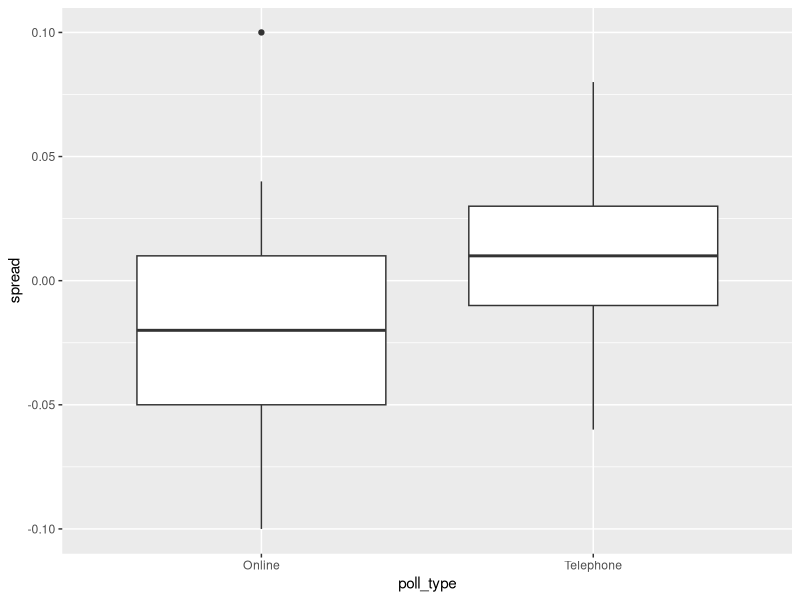
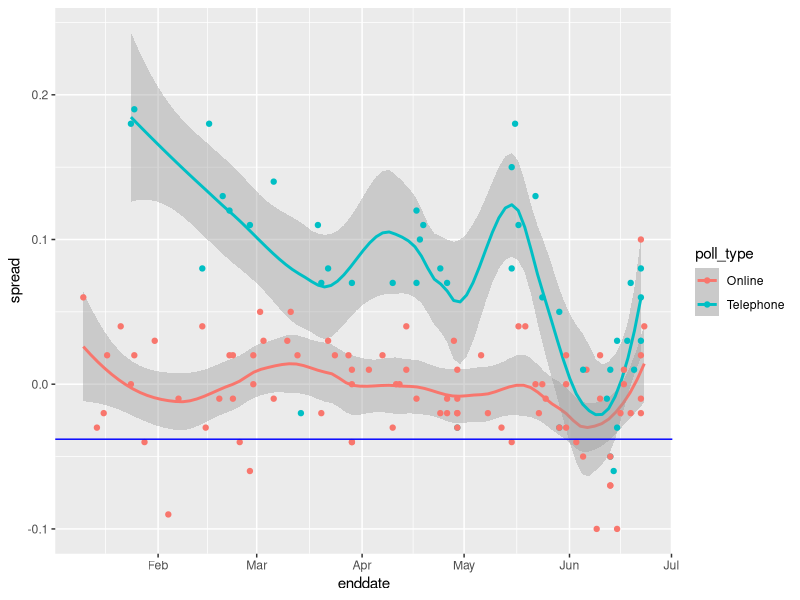
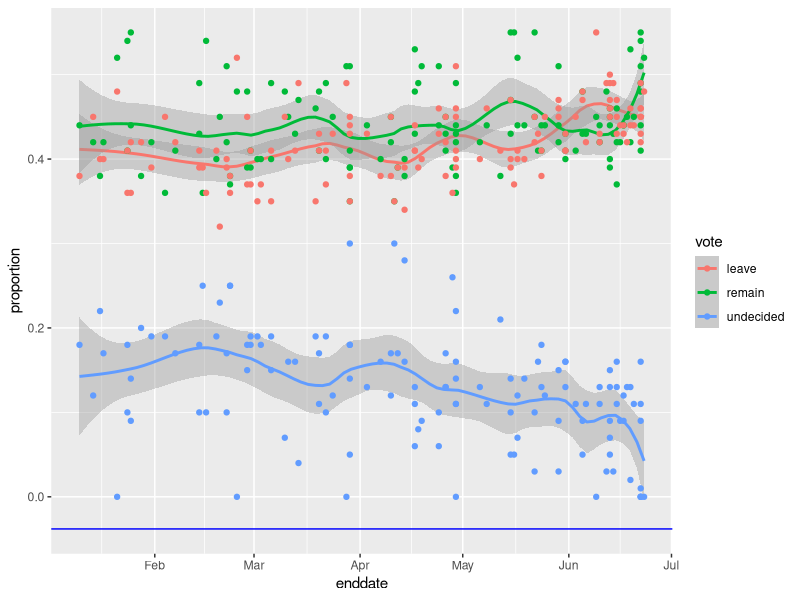

These figures' R source, in order:
## ---- chunk 1
knitr::opts_chunk$set(echo = TRUE)
## ---- chunk 2
library(tidyverse)
options(digits = 3)
library(dslabs)
data(brexit_polls)

#Final outcomes
p <- 0.481    # official proportion voting "Remain"
d <- 2*p-1    # official spread

N=1500
EN1 <- N*p   # p = 'Remain' choice; EN1 = total # voters choosing 'Remain'
SE1 <- N*sqrt(p*(1-p)/N)
 
X_hat <- p # Est. proportion choosing 'Remain'
se_X_hat <- sqrt((X_hat*(1-X_hat)/N))

d_hat <- 2*X_hat - 1 #Est of proportion spread between 'Remain' and 'Leave'
se_d_hat <- 2*sqrt(X_hat*(1-X_hat)/N)


# All polls (up to 6 mo before Brexit vote)
brexit_polls <- brexit_polls %>%  #Polling data 6 mo before Brexit vote
        mutate(x_hat = (spread + 1) / 2) #Generate est proportion 'Remain' for each poll
               
obs_spread_mean <- mean(brexit_polls$spread)
obs_spread_sd <- (brexit_polls$spread)
 
x_hat_mean <- mean(brexit_polls$x_hat)
x_hat_sd <- sd(brexit_polls$x_hat)   


# Illustration: predictive power & accuracy of single poll
b1 <- brexit_polls[1,] #YouGov poll on day of Brexit vote

poll1_ci_x_hat = b1$x_hat + c(-qnorm(.975), qnorm(.975))*sqrt((b1$x_hat*(1-b1$x_hat)/b1$samplesize))
poll1_lower_ci_x_hat = poll1_ci_x_hat[1]
poll1_upper_ci_x_hat = poll1_ci_x_hat[2]
# NOTE: 95% CI for one individual poll predicts a winner (b/c interval does not cross 0.5), but does not contain true p value (.481), even though poll took place on day of the vote

# Polls in final month before Brexit vote
june_polls <- brexit_polls %>%
  filter(enddate >= "2016-06-01")  # df of all polls ending in June 2016 (month of brexit vote)

june_polls <- june_polls %>%
  mutate(se_x_hat=sqrt((x_hat*(1-x_hat)/samplesize))) 

june_polls <- june_polls %>%
  mutate(lower=x_hat - qnorm(.975)*se_x_hat, upper=x_hat + qnorm(.975)*se_x_hat) %>% #Add variables for 95% CI upper & lower range of est proportion 'Remain'
  mutate(lower_d = (2*x_hat - 1) - qnorm(.975)*2*se_x_hat, upper_d= (2*x_hat - 1) + qnorm(.975)*2*se_x_hat) #Add variables for 95% CI upper & lower range of est spread (d)

june_polls_count <- nrow(june_polls)
hit0 <- (june_polls$lower_d <= 0 & june_polls$upper_d >= 0)
june_polls_pred_nopred <- mean(hit0) #Proportion of polls that don't make a prediction (i.e. spread CI covers zero)
hitremain <- june_polls$lower_d > 0
june_polls_pred_remain <- mean(hitremain) #Proportion of polls that predict 'Remain' (lower CI of spread > 0)
hitd <- (june_polls$lower_d <= d & june_polls$upper_d >= d)
june_polls_pred_trued <- mean(hitd) #Proportion of polls that include final spread within spread CI


june_by_pollster <- june_polls %>% #Pollster comparison df
  group_by(pollster) %>%
  summarize(hitrate=(mean(lower_d <= d & upper_d >= d)), count=n()) %>% 
  arrange(desc(hitrate))
    #NOTE: summarize items must return a scalar...e.g. hitrate can house a mean() but not the logical vector supplied to it

boxplot_poll_type_june <- june_polls %>%  #Boxplots of June Brexit polls by poll type (online v. telephone)
  ggplot(aes(poll_type, spread)) + geom_boxplot()
boxplot_poll_type_june

polls_by_type <- june_polls %>%
        group_by(poll_type) %>%
        summarize(N = sum(samplesize),
                  spread = sum(spread*samplesize)/N,
                  p_hat = (spread + 1)/2)

#Online poll CIs
polls_by_type %>%
  filter(poll_type == 'Online') %>%
  summarize(lower_online=(2*p_hat -1) - qnorm(.975)*2*sqrt(p_hat*(1-p_hat)/N), upper_online=(2*p_hat -1) + qnorm(.975)*2*sqrt(p_hat*(1-p_hat)/N))

# Calculation check:
p_hat_online <- as.numeric(polls_by_type[1,4])
d_hat_online <- 2*p_hat_online - 1
N_online <- as.numeric(polls_by_type[1,2])
se_online <- 2*sqrt(p_hat_online*(1-p_hat_online)/N_online)
ci_online <- d_hat_online + c(-qnorm(.975), qnorm(.975))*se_online

# Overall spread by poll type: Inconclusive
spread_by_poll_type <- polls_by_type %>%
  mutate(lower=(2*p_hat -1) - qnorm(.975)*2*sqrt(p_hat*(1-p_hat)/N), upper=(2*p_hat -1) + qnorm(.975)*2*sqrt(p_hat*(1-p_hat)/N), ci_delta= upper-lower)
#NOTE: Neither set of combined polls makes a prediction about the outcome of the Brexit referendum (i.e. both CI ranges cover 0), and neither confidence interval covers the final value of d= −0.038.

# Analysis of predictive accuracy by poll type: odds ratio & time series plots
brexit_hit <- brexit_polls %>%
  mutate(p_hat = (spread + 1)/2,
         se_spread = 2*sqrt(p_hat*(1-p_hat)/samplesize),
         spread_lower = spread - qnorm(.975)*se_spread,
         spread_upper = spread + qnorm(.975)*se_spread,
         hit = spread_lower < -0.038 & spread_upper > -0.038) %>%
  select(poll_type, hit)

# Contingency table of 'final spread capture' by poll type
contingency = table(brexit_hit)
contingency
chisq_test <- chisq.test(contingency)
chisq_test_p <- chisq_test['p.value']
#NOTE: Online polls are more likely to cover the correct value of the spread, and the difference is statistically significant.

#Odds of each poll type CI capturing the final spread
odds_online <- contingency[1,2]/contingency[1,1]
odds_tele <- contingency[2,2]/contingency[2,1]
odds_ratio <- odds_online/odds_tele #Relative likelihood of online polls capturing final spread compared to phone polls


#Plot vote spread over time up to Brexit vote
ggplot(brexit_polls, aes(x=enddate, y=spread, color=poll_type)) + geom_smooth(method="loess", span=0.4) + geom_point() + geom_hline( yintercept = -.038, color='blue')

# Plot vote proportions over time up to Brexit vote
brexit_long <- brexit_polls %>%
    gather(vote, proportion, "remain":"undecided") %>%
    mutate(vote = factor(vote))

ggplot(brexit_long, aes(x=enddate, y=proportion, color=vote)) + geom_smooth(method="loess", span=0.3) + geom_point() + geom_hline( yintercept = -.038, color='blue')
